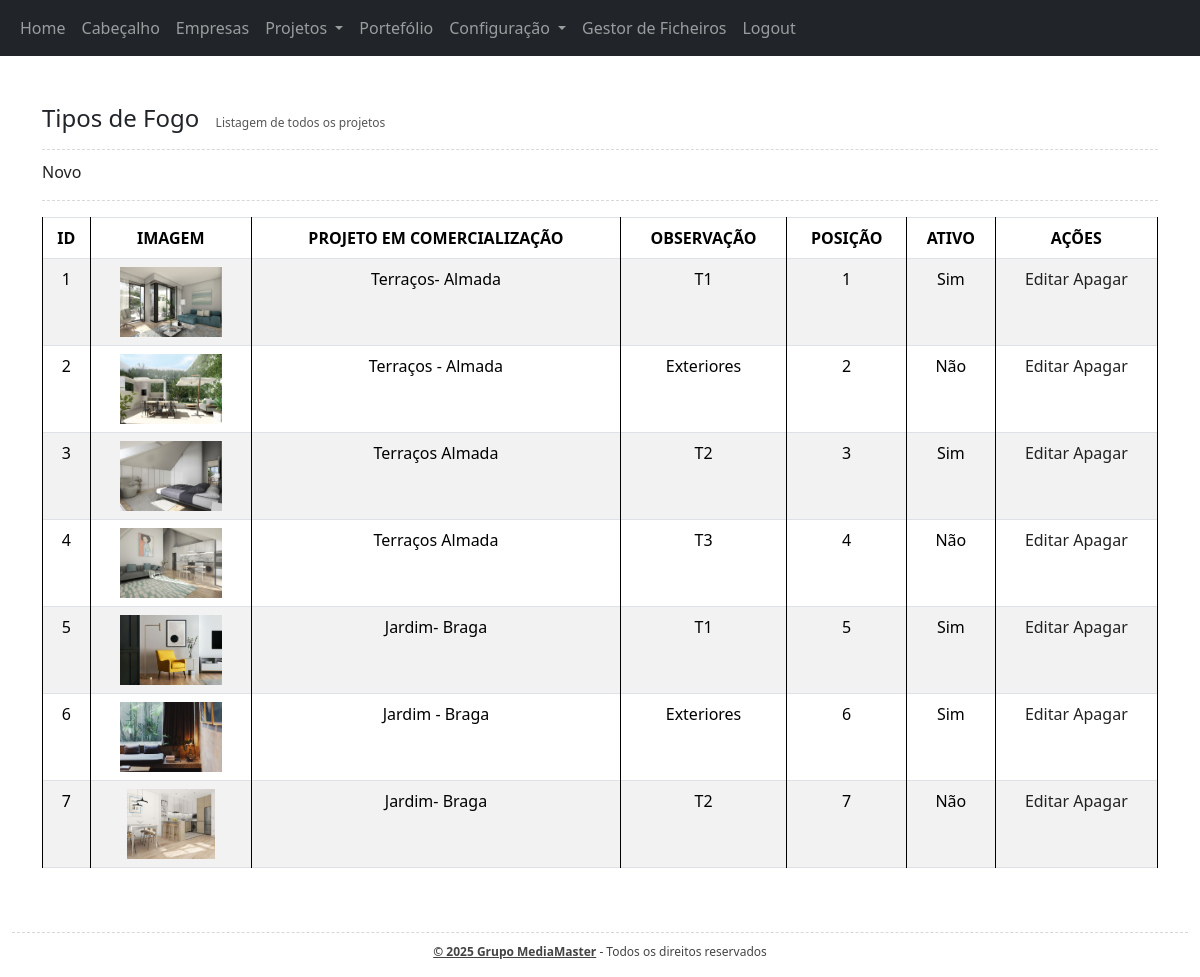
Page /backoffice/tipos.php (signed in) on the committed database.
### tables this page shows
CREATE TABLE `imovel` (
  `id` int(11) NOT NULL,
  `mostrar` tinyint(1) NOT NULL,
  `nome` varchar(500) NOT NULL,
  `tipologia` varchar(500) NOT NULL,
  `id_projeto` int(11) NOT NULL,
  `posicao` int(11) NOT NULL,
  `imagem` blob NOT NULL
);

### helpers/_base_dados_helper.php (called while the page is built, shortened)
<?php
$base_dados = [
  "host" => "localhost",
  "dbname" => "casas_e_prop_bd",
  "user" => "root",
  "pass" => "",
];
$pdo = new PDO("mysql:host=$base_dados[host];dbname=$base_dados[dbname];charset=utf8mb4;", $base_dados["user"], $base_dados["pass"]);
function select_sql($sql){
  global $pdo;
  $consulta = $pdo->query($sql);
  $resultado = $consulta->fetchAll(PDO::FETCH_ASSOC);
  return $resultado;
}

### backoffice/tipos.php (the view, shortened to what this page needs)
<?php
$imovel = select_sql("SELECT * FROM imovel ORDER BY posicao ASC");
?>
<!DOCTYPE html>
<html lang="pt">
<head>
  <link href="https://cdn.jsdelivr.net/npm/bootstrap@5.3.7/dist/css/bootstrap.min.css" rel="stylesheet">
  <link rel="stylesheet" href="css/style.css">
</head>
<body class="container-fluid">
  <header>
    <div class="row">
      <nav class="navbar navbar-expand-lg navbar-dark bg-dark">
        <div class="container-fluid">
          <div class="collapse navbar-collapse" id="navbarNav">
            <ul class="navbar-nav">
              <li class="nav-item">
                <a class="nav-link" href="home.php">
                  Home
                </a>
              </li>
              <li class="nav-item">
                <a class="nav-link" href="carrossel.php">
                  Cabeçalho
                </a>
              </li>
              <li class="nav-item">
                <a class="nav-link" href="empresas.php">
                  Empresas
                </a>
              </li>
              <li class="nav-item dropdown">
                <a class="nav-link dropdown-toggle " href="#" data-bs-toggle="dropdown">
                  Projetos
                </a>
              </li>
              <li class="nav-item">
                <a class="nav-link" href="portefolio.php">
                  Portefólio
                </a>
              </li>
              <li class="nav-item dropdown">
                <a class="nav-link dropdown-toggle" href="#" data-bs-toggle="dropdown">
                  Configuração
                </a>
              </li>
            </ul>
            <li class="nav-item">
              <a class="nav-link" href="gestor.php">
                Gestor de Ficheiros
              </a>
            </li>
            <li class="nav-item">
              <a class="nav-link" href="logout.php">
                Logout
              </a>
            </li>
          </div>
      </nav>
  </header>
  <main class="container my-5">
    <h2>Tipos de Fogo <span class="desc">Listagem de todos os projetos</span></h2>
    <hr>
    <a href="tipos_novo.php">Novo</a>
    <hr>
    <table class="table table-bordered table-striped mt-3">
      <thead>
        <tr>
          <th>ID</th>
          <th>IMAGEM</th>
          <th>PROJETO EM COMERCIALIZAÇÃO</th>
          <th>OBSERVAÇÃO</th>
          <th>POSIÇÃO</th>
          <th>ATIVO</th>
          <th>AÇÕES</th>
        </tr>
      </thead>
      <tbody>
        <?php foreach ($imovel as $i): ?>
          <?php $imagens = json_decode($i["imagem"]) ?>
          <tr>
            <td><?= $i["id"] ?></td>
            <td><img src="<?= $imagens[0] ?>" alt="" style="max-height:70px"></td>
            <td><?= $i["nome"] ?></td>
            <td><?= $i["tipologia"] ?></td>
            <td><?= $i["posicao"] ?></td>
            <td><?= $i["mostrar"] ? "Sim" : "Não" ?></td>
            <td>
              <a href="tipos_editar.php?id=<?= $i["id"] ?>">Editar</a>
              <a href="tipos_apagar.php?id=<?= $i["id"] ?>">Apagar</a>
            </td>
          </tr>
        <?php endforeach; ?>
      </tbody>
    </table>
  </main>
  <footer>
    <div class="row">
      <div class="col-12">
        <hr>
        <p>
          <b>© 2025 Grupo MediaMaster</b> - Todos os direitos reservados
        </p>
      </div>
    </div>
  </footer>
</body>
</html>

### backoffice/css/style.css (style rules this page uses)
nav { background-color: #4D4D4D; }
h2 { font-size: 24px; }
h2 .desc { display: inline-block; font-size: 12px; color: #555; font-weight: normal; margin-left: 10px; }
b { text-decoration: underline; }
table, th, td { border: 1px solid black; border-collapse: collapse; }
table { margin: auto; width: 90%; text-align: center; }
th, td { padding: 10px; }
footer { text-align: center; font-size: 12px; color: #444; margin-top: 10px; }
hr { margin-bottom: 10px; border: none; border-top: 1px dashed #666666; }
* a { text-decoration: none; color: #222; }

### rows in the picture
imovel: id "1", shows a picture, nome "Terraços- Almada", tipologia "T1", posicao "1", mostrar "Sim"
imovel: id "2", shows a picture, nome "Terraços - Almada", tipologia "Exteriores", posicao "2", mostrar "Não"
imovel: id "3", shows a picture, nome "Terraços Almada", tipologia "T2", posicao "3", mostrar "Sim"
imovel: id "4", shows a picture, nome "Terraços Almada", tipologia "T3", posicao "4", mostrar "Não"
imovel: id "5", shows a picture, nome "Jardim- Braga", tipologia "T1", posicao "5", mostrar "Sim"
imovel: id "6", shows a picture, nome "Jardim - Braga", tipologia "Exteriores", posicao "6", mostrar "Sim"
imovel: id "7", shows a picture, nome "Jardim- Braga", tipologia "T2", posicao "7", mostrar "Não"
